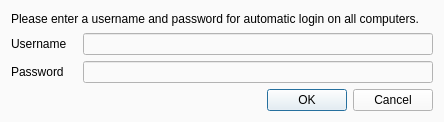
<?xml version="1.0" encoding="UTF-8"?>
<ui version="4.0">
 <class>UserLoginDialog</class>
 <widget class="QDialog" name="UserLoginDialog">
  <property name="geometry">
   <rect>
    <x>0</x>
    <y>0</y>
    <width>439</width>
    <height>122</height>
   </rect>
  </property>
  <property name="windowTitle">
   <string>User login</string>
  </property>
  <property name="windowIcon">
   <iconset resource="usersessioncontrol.qrc">
    <normaloff>:/usersessioncontrol/login-user.png</normaloff>:/usersessioncontrol/login-user.png</iconset>
  </property>
  <property name="styleSheet">
   <string notr="true">background-color: #FAFAFA;</string>
  </property>
  <layout class="QVBoxLayout" name="verticalLayout">
   <item>
    <widget class="QLabel" name="label">
     <property name="text">
      <string>Please enter a username and password for automatic login on all computers.</string>
     </property>
     <property name="wordWrap">
      <bool>true</bool>
     </property>
    </widget>
   </item>
   <item>
    <layout class="QGridLayout" name="gridLayout">
     <property name="horizontalSpacing">
      <number>16</number>
     </property>
     <item row="0" column="0">
      <widget class="QLabel" name="label_2">
       <property name="text">
        <string>Username</string>
       </property>
      </widget>
     </item>
     <item row="0" column="1">
      <widget class="QLineEdit" name="username">
       <property name="minimumSize">
        <size>
         <width>350</width>
         <height>0</height>
        </size>
       </property>
      </widget>
     </item>
     <item row="1" column="0">
      <widget class="QLabel" name="label_3">
       <property name="text">
        <string>Password</string>
       </property>
      </widget>
     </item>
     <item row="1" column="1">
      <widget class="QLineEdit" name="password">
       <property name="echoMode">
        <enum>QLineEdit::Password</enum>
       </property>
      </widget>
     </item>
    </layout>
   </item>
   <item>
    <widget class="QDialogButtonBox" name="buttonBox">
     <property name="standardButtons">
      <set>QDialogButtonBox::Cancel|QDialogButtonBox::Ok</set>
     </property>
    </widget>
   </item>
  </layout>
 </widget>
 <resources>
  <include location="usersessioncontrol.qrc"/>
 </resources>
 <connections>
  <connection>
   <sender>buttonBox</sender>
   <signal>accepted()</signal>
   <receiver>UserLoginDialog</receiver>
   <slot>accept()</slot>
   <hints>
    <hint type="sourcelabel">
     <x>206</x>
     <y>137</y>
    </hint>
    <hint type="destinationlabel">
     <x>169</x>
     <y>79</y>
    </hint>
   </hints>
  </connection>
  <connection>
   <sender>buttonBox</sender>
   <signal>rejected()</signal>
   <receiver>UserLoginDialog</receiver>
   <slot>reject()</slot>
   <hints>
    <hint type="sourcelabel">
     <x>206</x>
     <y>137</y>
    </hint>
    <hint type="destinationlabel">
     <x>169</x>
     <y>79</y>
    </hint>
   </hints>
  </connection>
  <connection>
   <sender>password</sender>
   <signal>textChanged(QString)</signal>
   <receiver>UserLoginDialog</receiver>
   <slot>updateOkButton()</slot>
   <hints>
    <hint type="sourcelabel">
     <x>204</x>
     <y>107</y>
    </hint>
    <hint type="destinationlabel">
     <x>169</x>
     <y>78</y>
    </hint>
   </hints>
  </connection>
  <connection>
   <sender>username</sender>
   <signal>textChanged(QString)</signal>
   <receiver>UserLoginDialog</receiver>
   <slot>updateOkButton()</slot>
   <hints>
    <hint type="sourcelabel">
     <x>204</x>
     <y>76</y>
    </hint>
    <hint type="destinationlabel">
     <x>169</x>
     <y>78</y>
    </hint>
   </hints>
  </connection>
 </connections>
 <slots>
  <slot>updateOkButton()</slot>
 </slots>
</ui>
